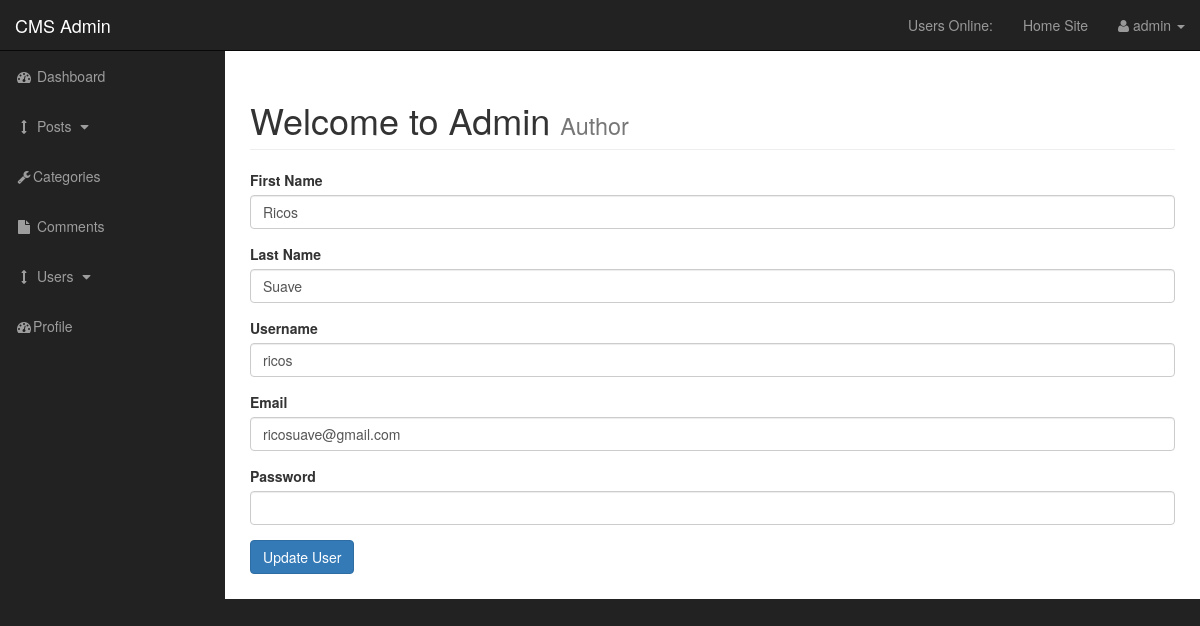
The app's page /admin/users.php?source=edit_user&edit_user=1 (signed in), older data.
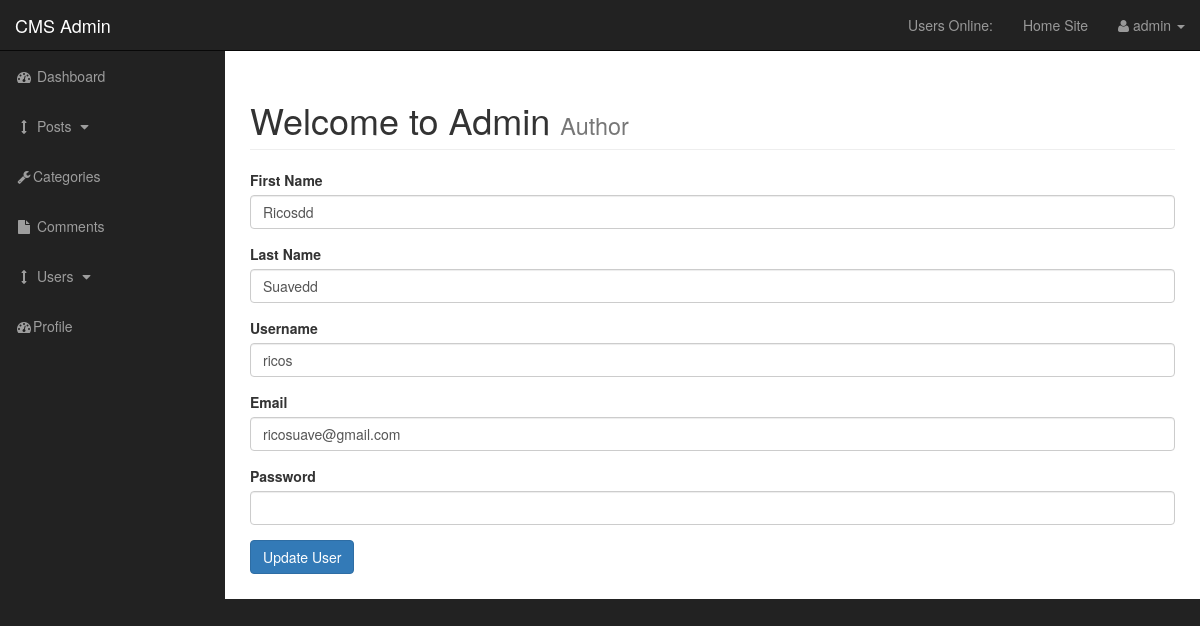
The same page, newer data.
### tables this page shows
CREATE TABLE `users` (
  `user_id` int(3) NOT NULL,
  `username` varchar(255) NOT NULL,
  `user_password` varchar(255) NOT NULL,
  `user_firstname` varchar(255) NOT NULL,
  `user_lastname` varchar(255) NOT NULL,
  `user_email` varchar(255) NOT NULL,
  `user_image` text NOT NULL,
  `user_role` varchar(255) NOT NULL
);

### admin/includes/edit_user.php (the view, shortened to what this page needs)
  <?php
if(isset($_GET['edit_user']))
{
	$the_user_id = $_GET['edit_user'];
	$query = "SELECT * FROM users WHERE user_id = $the_user_id";
	$select_users_query= mysqli_query($connection, $query);
	while ($row = mysqli_fetch_assoc($select_users_query))
	{
	$username = $row['username'];
	$user_firstname = $row['user_firstname'];
	$user_lastname = $row['user_lastname'];
	$user_email = $row['user_email'];
	}
} else {
	header("Location: index.php");
}
?>
<form action="" method="post" enctype="multipart/form-data">
	<div class="form-group">
		<label for="user_firstname">First Name</label>
		<input type="text" class="form-control" name="user_firstname" value="<?php echo $user_firstname?>">
	</div>
	<div class="form-group">
		<label for="user_lastname">Last Name</label>
		<input type="text" class="form-control" name="user_lastname" id="user_lastname" value="<?php echo $user_lastname?>">
	</div>
	<div class="form-group">
		<label for="username">Username</label>
		<input type="text" class="form-control" name="username" id="username" value="<?php echo $username?>">
	</div>
	<div class="form-group">
		<label for="post_tags">Email</label>
		<input type="email" class="form-control" name="user_email" id="user_email" value="<?php echo $user_email?>">
	</div>
	<div class="form-group">
		<label for="post_tags">Password</label>
		<input autocomplete="off" type="password" class="form-control" name="user_password" id="user_password">
	</div>
	<div class="form-group">
		<input type="submit" class="btn btn-primary" name="edit_user" value="Update User">
	</div>
</form>

Row changes from the older to the newer data that the page shows:
changed users "ricos": user_firstname "Ricos" → "Ricosdd"; user_lastname "Suave" → "Suavedd"
